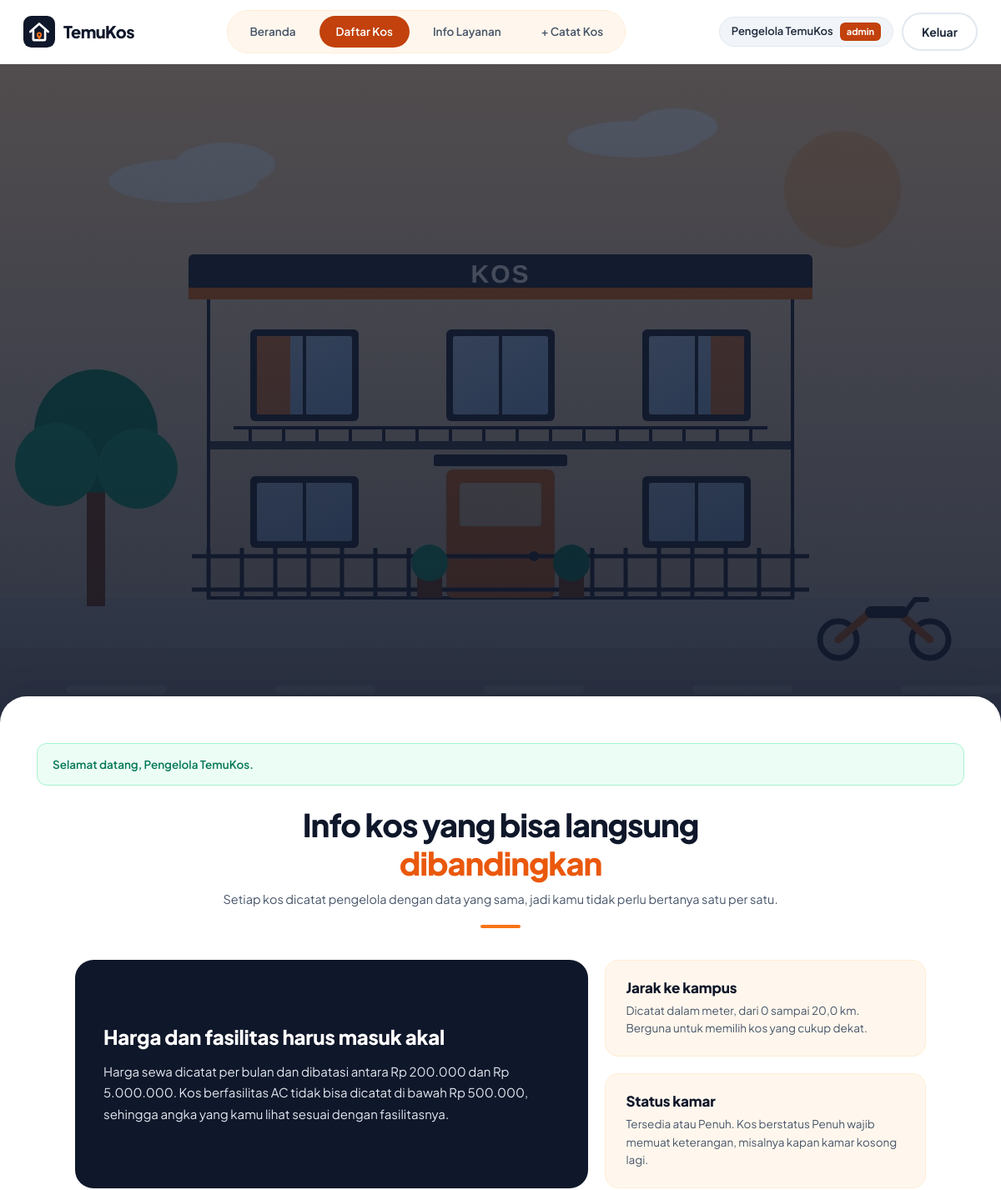
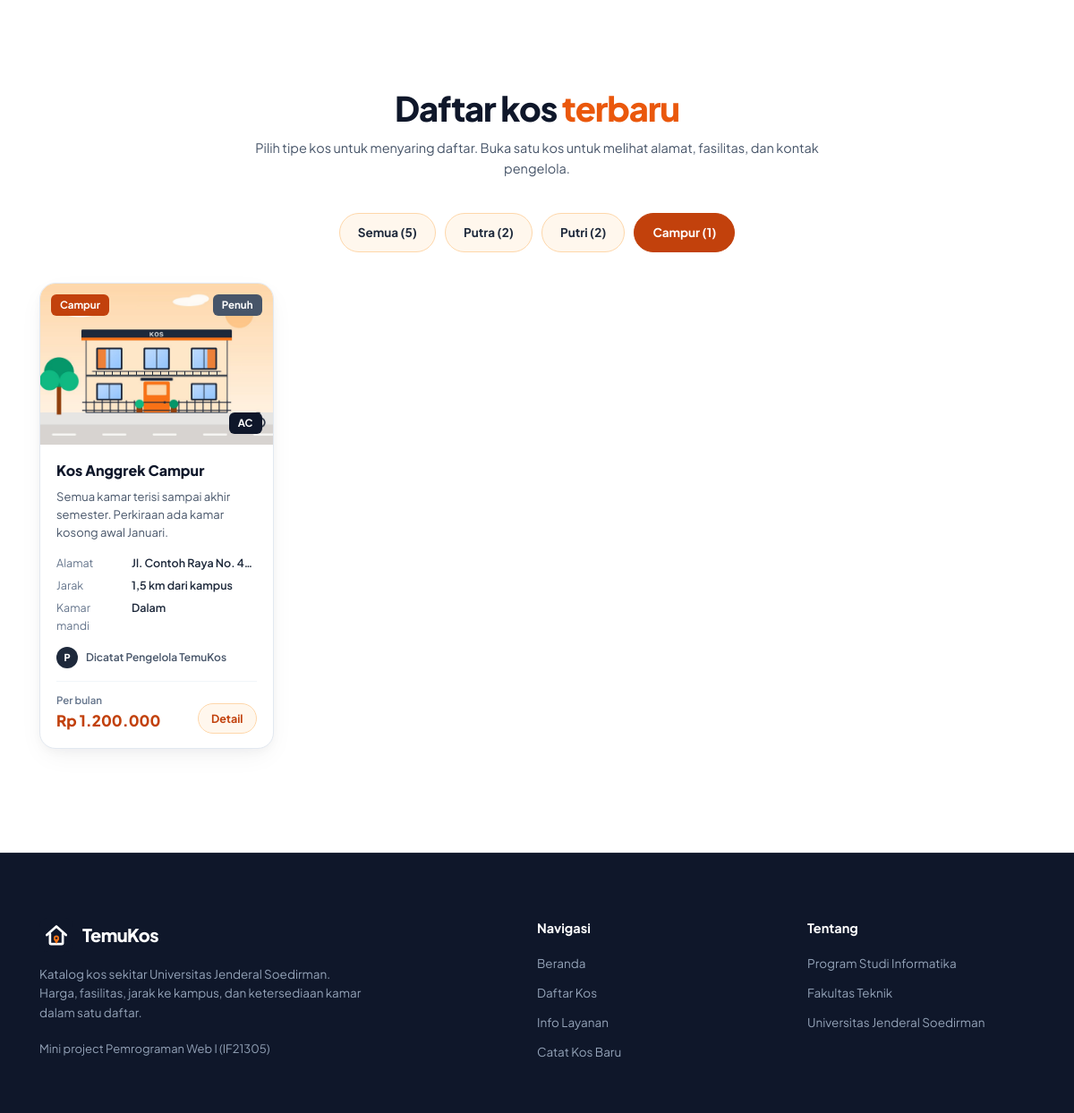
The app's page /daftar.php?tipe=Campur (signed in) with its own data (2 pictures, top to bottom).
### tables this page shows
CREATE TABLE pengguna (
  id INT UNSIGNED AUTO_INCREMENT PRIMARY KEY,
  username VARCHAR(30) NOT NULL UNIQUE,             
  nama VARCHAR(100) NOT NULL,
  peran ENUM('admin','anggota') NOT NULL DEFAULT 'anggota',
  hash_sandi VARCHAR(255) NOT NULL,                 
  dibuat_pada DATETIME NOT NULL DEFAULT CURRENT_TIMESTAMP
);

CREATE TABLE kos (
  id INT UNSIGNED AUTO_INCREMENT PRIMARY KEY,
  pengguna_id INT UNSIGNED NOT NULL,                
  nama_kos VARCHAR(150) NOT NULL,
  tipe ENUM('Putra','Putri','Campur') NOT NULL,
  fasilitas ENUM('Kipas angin','AC') NOT NULL,
  kamar_mandi ENUM('Dalam','Luar') NOT NULL,
  harga INT UNSIGNED NOT NULL,                      
  jarak_m INT UNSIGNED NOT NULL,                    
  alamat VARCHAR(150) NOT NULL,
  ketersediaan ENUM('Tersedia','Penuh') NOT NULL DEFAULT 'Tersedia',
  deskripsi VARCHAR(2000) DEFAULT NULL,             
  kontak VARCHAR(60) NOT NULL,
  foto_kos VARCHAR(255) DEFAULT NULL,
  dibuat_pada DATETIME NOT NULL DEFAULT CURRENT_TIMESTAMP,
  FOREIGN KEY (pengguna_id) REFERENCES pengguna (id)  
);

### sesi.php (called while the page is built, shortened)
<?php
function e(?string $teks): string
{
    return htmlspecialchars($teks ?? '', ENT_QUOTES | ENT_SUBSTITUTE, 'UTF-8');
}
function ambilFlash(): ?string
{
    $pesan = $_SESSION['flash'] ?? null;
    return $pesan;
}
    ?>

### validasi.php (called while the page is built, shortened)
<?php
function formatRupiah(int $nominal): string
{
    return 'Rp ' . number_format($nominal, 0, ',', '.');
}
function formatJarak(int $meter): string
{
    return number_format($meter / 1000, 1, ',', '.') . ' km';
}

### daftar.php (the view, shortened to what this page needs)
<?php
require_once __DIR__ . '/sesi.php';
require_once __DIR__ . '/koneksi.php';
require_once __DIR__ . '/validasi.php';
require_once __DIR__ . '/tampilan.php';
$pengguna = penggunaAktif();
$pesan    = ambilFlash();
try {
    $sql = 'SELECT k.id, k.nama_kos, k.tipe, k.fasilitas, k.kamar_mandi, k.harga, k.jarak_m,
                   k.alamat, k.ketersediaan, k.deskripsi, k.foto_kos, k.dibuat_pada,
                   u.nama AS pencatat
            FROM kos AS k
            JOIN pengguna AS u ON u.id = k.pengguna_id
            ORDER BY k.dibuat_pada DESC, k.id DESC';
    $daftar = $db->query($sql)->fetch_all(MYSQLI_ASSOC);
} catch (mysqli_sql_exception $ex) {
    error_log('[Read Daftar Gagal] ' . $ex->getMessage());
    tampilkanGalat(500, 'Daftar belum bisa dimuat', 'Terjadi gangguan saat mengambil data kos. Muat ulang halaman ini beberapa saat lagi.');
}
$filterTipe = $_GET['tipe'] ?? 'Semua';
$sedangFilter = $filterTipe !== 'Semua';
$jumlahPerTipe = array_fill_keys(DAFTAR_TIPE, 0);
foreach ($daftar as $baris) {
    $jumlahPerTipe[$baris['tipe']]++;
}
?>
<!DOCTYPE html>
<html lang="id">
<head>
    <link rel="stylesheet" href="style.css">
</head>
<body>
    <?php topbarUtama($pengguna, $sedangFilter ? 'katalog' : 'beranda'); ?>
    <section class="hero-banner">
        <div class="hero-overlay"></div>
    </section>
    <div class="main-sheet">
        <div class="container">
            <?php if ($pesan !== null): ?>
                <div class="alert alert-success" role="status"><?= e($pesan) ?></div>
            <?php endif; ?>
            <section id="solusi" class="info-section">
                <div class="section-head">
                    <h2 class="section-title">Info kos yang bisa langsung <span class="text-orange">dibandingkan</span></h2>
                    <p class="section-subtitle">
                        Setiap kos dicatat pengelola dengan data yang sama, jadi kamu tidak perlu bertanya satu per satu.
                    </p>
                    <div class="section-divider"></div>
                </div>
                <div class="info-grid">
                    <article class="info-utama">
                        <h3 class="info-judul">Harga dan fasilitas harus masuk akal</h3>
                        <p>
                            Harga sewa dicatat per bulan dan dibatasi antara <?= e(formatRupiah(HARGA_MIN)) ?> dan <?= e(formatRupiah(HARGA_MAX)) ?>.
                            Kos berfasilitas AC tidak bisa dicatat di bawah <?= e(formatRupiah(HARGA_MIN_AC)) ?>, sehingga angka yang kamu lihat
                            sesuai dengan fasilitasnya.
                        </p>
                    </article>
                    <article class="info-samping">
                        <h3 class="info-judul">Jarak ke kampus</h3>
                        <p>Dicatat dalam meter, dari 0 sampai <?= e(formatJarak(JARAK_MAKS_M)) ?>. Berguna untuk memilih kos yang cukup dekat.</p>
                    </article>
                    <article class="info-samping">
                        <h3 class="info-judul">Status kamar</h3>
                        <p>Tersedia atau Penuh. Kos berstatus Penuh wajib memuat keterangan, misalnya kapan kamar kosong lagi.</p>
                    </article>
                </div>
            </section>
            <section id="katalog" class="catalog-section">
                <div class="section-head">
                    <h2 class="section-title">Daftar kos <span class="text-orange">terbaru</span></h2>
                    <p class="section-subtitle">
                        Pilih tipe kos untuk menyaring daftar. Buka satu kos untuk melihat alamat, fasilitas, dan kontak pengelola.
                    </p>
                </div>
                <nav class="category-pills" aria-label="Filter tipe kos">
                    <a href="daftar.php#katalog" class="cat-pill <?= !$sedangFilter ? 'active' : '' ?>">Semua (<?= count($daftar) ?>)</a>
                    <?php foreach (DAFTAR_TIPE as $tipe): ?>
                        <a href="daftar.php?tipe=<?= urlencode($tipe) ?>#katalog" class="cat-pill <?= $filterTipe === $tipe ? 'active' : '' ?>">
                            <?= e($tipe) ?> (<?= (int) $jumlahPerTipe[$tipe] ?>)
                        </a>
                    <?php endforeach; ?>
                </nav>
                <div class="catalog-grid">
                    <?php
                    foreach ($daftar as $baris):
                        if ($sedangFilter && $baris['tipe'] !== $filterTipe) {
                            continue;
                        }
                        $inisial = mb_strtoupper(mb_substr($baris['pencatat'], 0, 1));
                        $kelasKetersediaan = $baris['ketersediaan'] === 'Tersedia' ? 'status-tersedia' : 'status-penuh';
                    ?>
                        <a href="detail.php?id=<?= (int) $baris['id'] ?>" class="item-card">
                            <div class="card-media">
                                <?php if (!empty($baris['foto_kos']) && is_file(__DIR__ . '/' . $baris['foto_kos'])): ?>
                                    <img src="<?= e($baris['foto_kos']) ?>" alt="Foto <?= e($baris['nama_kos']) ?>">
                                <?php else: ?>
                                    <div class="card-visual-fallback">
                                        <span class="fallback-cat">Foto belum tersedia</span>
                                    </div>
                                <?php endif; ?>
                                <span class="pill-top-left"><?= e($baris['tipe']) ?></span>
                                <span class="pill-top-right <?= $kelasKetersediaan ?>"><?= e($baris['ketersediaan']) ?></span>
                                <?php if ($baris['fasilitas'] === 'AC'): ?>
                                    <span class="pill-bottom-right">AC</span>
                                <?php endif; ?>
                            </div>
                            <div class="card-body">
                                <h3 class="card-title"><?= e($baris['nama_kos']) ?></h3>
                                <p class="card-desc"><?= ($baris['deskripsi'] ?? '') !== '' ? e($baris['deskripsi']) : 'Belum ada keterangan tambahan dari pengelola.' ?></p>
                                <div class="card-meta-list">
                                    <div class="card-meta-item"><span class="meta-label">Alamat</span><span class="meta-val"><?= e($baris['alamat']) ?></span></div>
                                    <div class="card-meta-item"><span class="meta-label">Jarak</span><span class="meta-val"><?= e(formatJarak((int) $baris['jarak_m'])) ?> dari kampus</span></div>
                                    <div class="card-meta-item"><span class="meta-label">Kamar mandi</span><span class="meta-val"><?= e($baris['kamar_mandi']) ?></span></div>
                                </div>
                                <div class="card-author">
                                    <span class="author-avatar"><?= e($inisial) ?></span>
                                    <span class="author-name">Dicatat <?= e($baris['pencatat']) ?></span>
                                </div>
                                <div class="card-footer">
                                    <div>
                                        <div class="price-label">Per bulan</div>
                                        <div class="price-amount"><?= e(formatRupiah((int) $baris['harga'])) ?></div>
                                    </div>
                                    <span class="card-detail-btn">Detail</span>
                                </div>
                            </div>
                        </a>
                    <?php endforeach; ?>
                </div>
            </section>
        </div>
    </div>
    <?php footerSitus($pengguna); ?>
</body>
</html>

### tampilan.php (shortened to what this page needs)
<?php
function topbarUtama(array $pengguna, string $aktif = ''): void
{
    $kelas = fn(string $nama): string => $aktif === $nama ? 'nav-pill-item active' : 'nav-pill-item';
    ?>
    <header class="topbar">
        <div class="topbar-inner">
            <a href="daftar.php" class="brand">
                <img class="brand-logo" src="assets/logo-temukos.svg" alt="" width="38" height="38">
                <span>TemuKos</span>
            </a>
            <nav class="nav-pills" id="mainNav" aria-label="Navigasi utama">
                <a href="daftar.php" data-nav="beranda" class="<?= $kelas('beranda') ?>">Beranda</a>
                <a href="daftar.php#katalog" data-nav="katalog" class="<?= $kelas('katalog') ?>">Daftar Kos</a>
                <a href="daftar.php#solusi" data-nav="solusi" class="<?= $kelas('solusi') ?>">Info Layanan</a>
                <?php if ($pengguna['peran'] === 'admin'): ?>
                    <a href="tambah.php" class="<?= $kelas('tambah') ?>">+ Catat Kos</a>
                <?php endif; ?>
            </nav>
            <div class="user-actions">
                <span class="user-badge">
                    <?= e($pengguna['nama']) ?>
                    <span class="role-tag"><?= e($pengguna['peran']) ?></span>
                </span>
                <a href="logout.php" class="btn btn-secondary">Keluar</a>
            </div>
        </div>
    </header>
    <?php
}
function footerSitus(array $pengguna): void
{
    ?>
    <footer class="site-footer">
        <div class="footer-inner">
            <div class="footer-col brand-col">
                <div class="brand">
                    <img class="brand-logo" src="assets/logo-temukos.svg" alt="" width="38" height="38">
                    <span>TemuKos</span>
                </div>
                <p class="footer-desc">
                    Katalog kos sekitar Universitas Jenderal Soedirman. Harga, fasilitas, jarak ke kampus, dan ketersediaan kamar dalam satu daftar.
                </p>
                <p class="footer-copyright">Mini project Pemrograman Web I (IF21305)</p>
            </div>
            <div class="footer-col">
                <h4 class="footer-heading">Navigasi</h4>
                <ul class="footer-links">
                    <li><a href="daftar.php">Beranda</a></li>
                    <li><a href="daftar.php#katalog">Daftar Kos</a></li>
                    <li><a href="daftar.php#solusi">Info Layanan</a></li>
                    <?php if ($pengguna['peran'] === 'admin'): ?>
                        <li><a href="tambah.php">Catat Kos Baru</a></li>
                    <?php endif; ?>
                </ul>
            </div>
            <div class="footer-col">
                <h4 class="footer-heading">Tentang</h4>
                <ul class="footer-links">
                    <li><span class="footer-text">Program Studi Informatika</span></li>
                    <li><span class="footer-text">Fakultas Teknik</span></li>
                    <li><span class="footer-text">Universitas Jenderal Soedirman</span></li>
                </ul>
            </div>
        </div>
    </footer>
    <?php
}
    ?>

### records on screen
pengguna: nama "Pengelola TemuKos"
kos: foto_kos (picture), tipe "Campur", ketersediaan "Penuh", fasilitas "AC", nama_kos "Kos Anggrek Campur", deskripsi "Semua kamar terisi sampai akhir semester. Perkiraan ada kamar kosong awal Januari.", alamat "Jl. Contoh Raya No. 4…", jarak_m "1,5 km", kamar_mandi "Dalam", pengguna.nama "P", pengguna.nama "Pengelola TemuKos", harga "Rp 1.200.000"

### other values on screen
$pengguna['peran'] "admin"
$pesan "Selamat datang, Pengelola TemuKos."
formatRupiah(HARGA_MIN) "Rp 200.000"
formatRupiah(HARGA_MAX) "Rp 5.000.000"
formatRupiah(HARGA_MIN_AC) "Rp 500.000"
formatJarak(JARAK_MAKS_M) "20,0 km"
count($daftar) "5"
$tipe "Putra"
$jumlahPerTipe[$tipe] "2"
$tipe "Putri"
$tipe "Campur"
$jumlahPerTipe[$tipe] "1"
